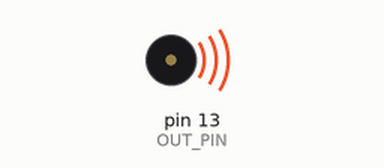
Bench run of a sketch on a simulated Arduino Uno, built with avr-gcc and run on an emulated ATmega328P. Shown: buzzer (waves = sounding).

Above: at 0.22 s.
At 19.1 s:
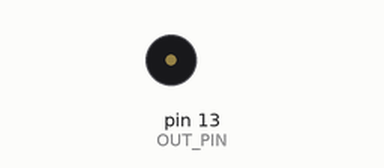
Timing chart, 0 to 20.6 s (numbered marks = the images above):
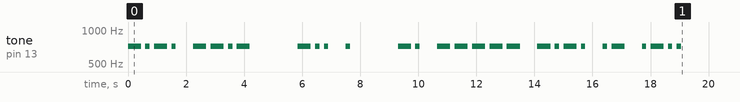

Measured:
- by itself, tone on pin 13 (OUT_PIN): plays 716 Hz for 0.45 s, 716 Hz for 0.15 s, 716 Hz for 0.45 s, 716 Hz for 0.15 s, 716 Hz for 0.45 s, 716 Hz for 0.45 s … (29 notes in this stretch)

The sketch:

cw-arduino-beacon.ino
```cpp
#define DEBUG false

//
// CONFIGURACIONES
//
const int OUT_PIN = 13;           // PIN salida de audio
const int SLEEP_SEC = 60;         // Segundos entre transmision y transmision
char MESSAGE[] = "CQ DE N0CAL";   // Mensaje a modular, solo caracteres en mayuscula de la A a la Z y numeros.

//
// AUDIO
//
const int toneFreqHz = 716;       // Frecuencia del tono
const int toneDurationMs = 150;   // Duracion del tono

// Envia tonos largos o cortos a un PIN
void toneSend(int pin, bool toneLong) {
  if (!toneLong) {
    tone(pin, toneFreqHz, toneDurationMs);
    delay(toneDurationMs);
    noTone(pin);
  } else {
    tone(pin, toneFreqHz, toneDurationMs * 3);
    delay(toneDurationMs * 3);
    noTone(pin);
  }
}

//
// MORSE
//
const int cwToneSpacingMs = toneDurationMs;      // Tiempo entre tonos (en milisengundos)
const int cwSymbolSpacingMs = cwToneSpacingMs * 3;    // Tiempo entre simbolos (en milisengundos)
const int cwWordSpacingMs = cwToneSpacingMs * 7;     // Tiempo entre palabras (en milisengundos)

// 0-9 group is ASCII 48-57 located fom 25 to 35
// A-Z group is ASCII 65-90 located from 0 to 25
int cwSymbols[][5] = {
  {1, 2},             // 0  A
  {2, 1, 1, 1},       // 1  B
  {2, 1, 2, 1},       // 2  C
  {2, 1, 1},          // 3  D
  {1},                // 4  E
  {1, 1, 2, 1},       // 5  F
  {2, 2, 1},          // 6  G
  {1, 1, 1, 1},       // 7  H
  {1, 1},             // 8  I
  {1, 2, 2, 2},       // 9  J
  {2, 1, 2},          // 10 K
  {1, 2, 1, 1},       // 11 L
  {2, 2},             // 12 M
  {2, 1},             // 13 N
  {2, 2, 2},          // 14 O
  {1, 2, 2, 1},       // 15 P
  {2, 2, 1, 2},       // 16 Q
  {1, 2, 1},          // 17 R
  {1, 1, 1},          // 18 S
  {2},                // 19 T
  {1, 1, 2},          // 20 U
  {1, 1, 1, 2},       // 21 V
  {1, 2, 2},          // 22 W
  {2, 1, 1, 2},       // 23 X
  {2, 1, 2, 2},       // 24 Y
  {2, 2, 1, 1},       // 25 Z
  {2, 2, 2, 2, 2},    // 26 0
  {1, 2, 2, 2, 2},    // 27 1
  {1, 1, 2, 2, 2},    // 28 2
  {1, 1, 1, 2, 2},    // 29 3
  {1, 1, 1, 1, 2},    // 30 4
  {1, 1, 1, 1, 1},    // 31 5
  {2, 1, 1, 1, 1},    // 32 6
  {2, 2, 1, 1, 1},    // 33 7
  {2, 2, 2, 1, 1},    // 34 8
  {2, 2, 2, 2, 1}     // 35 9
};

void cwTx(char message[]) {
  // Iter over message characters
  for(byte i = 0; i < strlen(message); i++) {
    // Check for SPACE, DEC 32
    if(message[i] == 32) {
      delay(cwWordSpacingMs);
      continue;
    }

    // Calculate charcter position in symbol table
    int symbolIndex = 0;
    int symbolShift = 65;
    if (message[i] < 58) {
        symbolShift = 22;
    }
    symbolIndex = message[i] - symbolShift;

    if(DEBUG) {
      // Current character
      Serial.write("Character: ");
      Serial.println(message[i]);
      Serial.write("Character DEC: ");
      Serial.println(message[i], DEC);
    }

    Serial.write("Position in symbol table:");
    Serial.println(symbolIndex);

    // Get symbols for this character and send tone to OUT_PIN
    for(byte ii = 0; ii < 5; ii++) {
      int symbol = 0;
      symbol = cwSymbols[symbolIndex][ii];
      Serial.println(symbol);
      if(symbol == 1) {
        toneSend(OUT_PIN, 0);
      } else if (symbol == 2) {
        toneSend(OUT_PIN, 1);
      } else {
        continue;
      }
      delay(cwToneSpacingMs);
    }

    // Delay between each character of the message
    delay(cwSymbolSpacingMs);
    if(DEBUG) {
      Serial.println("---");
    }
  }

}

//
// Setup
//
void setup() {
  // Debug mode
  if(DEBUG) {
    Serial.begin(9600);
    Serial.println("SETUP");
  }

  // Set pinOut as OUTPUT
  pinMode(OUT_PIN, OUTPUT);
}


//
// Loop
//
void loop() {
  // Tonos de prueba, descomentar las siguientes 3 lineas
  // toneSend(OUT_PIN, 0);            // Envia PUNTO/DOT "."
  // delay(toneDurationMs + 100);
  // toneSend(OUT_PIN, 1);            // Envia RAYA/DASH "-"
  // delay(3000);                     // Espera 3 segundos

  // TX
  cwTx(MESSAGE);

  // Sleep
  if(DEBUG) {
    Serial.println("------- SLEEP ---------");
  }
  delay(SLEEP_SEC * 1000UL);
}
```
